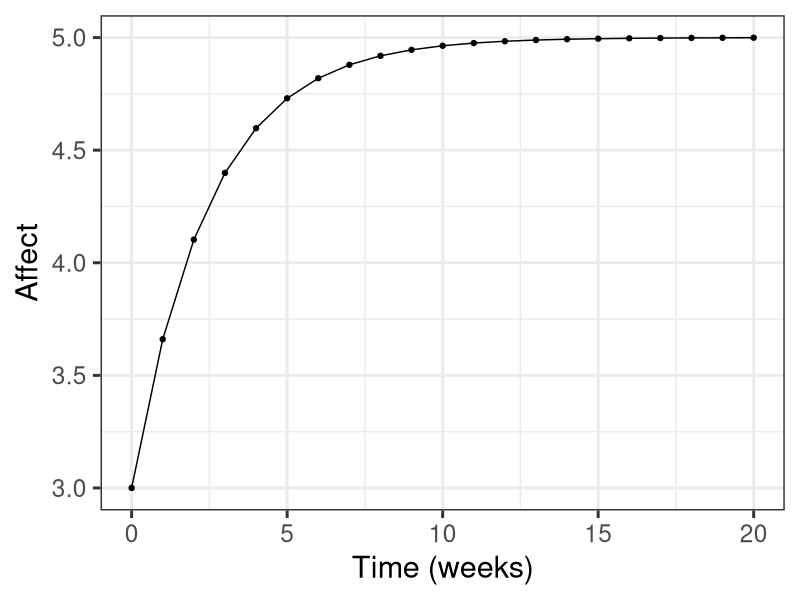

This chart was generated by the following R code:
## -------------------------------------------------------
## Code to generate data from state-dependence ct model
## Michael Aristodemou
## Date: 14.10.2026
## -------------------------------------------------------

library(ggplot2) # load package for plotting

times <- seq(from = 0, to = 20, by = 1) #generate sequence of time points when subjects are measured
A <- -0.4 #continuous time state dependence
B <- 2 #continuous intercept
initialAffect <- 3 #affect at the first time point

simulateAffect <- function(Nsteps){ #function to simulate affect, given the number of steps between observations
  Nobs <- length(times) #number of observations per subject
  Affect <- rep(NA, Nobs) #create empty affect vector
  for(i in 1:Nobs){ #for each time point
    if(i == 1) Affect[i] <- initialAffect #if first time point, set to initial affect
    else{ #compute new affect state by taking a sequence of small steps in time
      AffectState <- Affect[i-1] #initialise with state at previous time point
      dt <- (times[i] - times[i-1]) / Nsteps #size of each small time step
      for(stepi in 1:Nsteps){ #take Nsteps in time between each observation
        dAffect <- A*AffectState + B #compute slope of affect at earlier time point
        AffectState <- AffectState + dAffect * dt #update state using slope and time step
      }
      Affect[i] <- AffectState #store state reached at this time point
    }
  }
  Affect #return the simulated affect vector
}

manySteps <- 100 #number of small steps between observations

plotData <- data.frame(Time = times, Affect = simulateAffect(manySteps)) #simulated trajectory

p1 = ggplot(plotData, aes(x = Time, y = Affect)) + # Plot the data
  geom_line() + #draw line
  geom_point() + #draw points at observed time points
  theme_bw(base_size = 22) + #clean theme with large text
  labs(x = "Time (weeks)", y = "Affect") #axis labels
p1 #show plot
